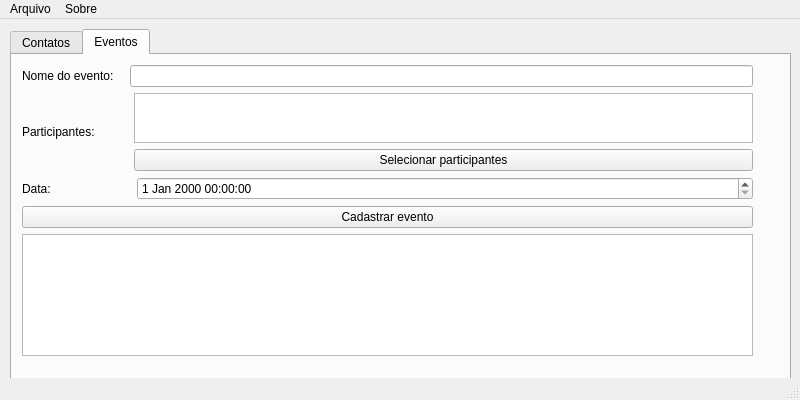
<?xml version="1.0" encoding="UTF-8"?>
<ui version="4.0">
 <class>agenda</class>
 <widget class="QMainWindow" name="agenda">
  <property name="geometry">
   <rect>
    <x>0</x>
    <y>0</y>
    <width>800</width>
    <height>400</height>
   </rect>
  </property>
  <property name="windowTitle">
   <string>agenda</string>
  </property>
  <widget class="QWidget" name="centralwidget">
   <property name="sizePolicy">
    <sizepolicy hsizetype="Expanding" vsizetype="Expanding">
     <horstretch>0</horstretch>
     <verstretch>0</verstretch>
    </sizepolicy>
   </property>
   <widget class="QWidget" name="verticalLayoutWidget">
    <property name="geometry">
     <rect>
      <x>10</x>
      <y>10</y>
      <width>781</width>
      <height>351</height>
     </rect>
    </property>
    <layout class="QVBoxLayout" name="verticalLayout_7">
     <item>
      <widget class="QTabWidget" name="mainTab">
       <property name="sizePolicy">
        <sizepolicy hsizetype="Expanding" vsizetype="Expanding">
         <horstretch>0</horstretch>
         <verstretch>0</verstretch>
        </sizepolicy>
       </property>
       <property name="focusPolicy">
        <enum>Qt::TabFocus</enum>
       </property>
       <property name="styleSheet">
        <string notr="true"/>
       </property>
       <property name="currentIndex">
        <number>1</number>
       </property>
       <widget class="QWidget" name="contatos">
        <property name="enabled">
         <bool>true</bool>
        </property>
        <property name="sizePolicy">
         <sizepolicy hsizetype="Expanding" vsizetype="Expanding">
          <horstretch>0</horstretch>
          <verstretch>0</verstretch>
         </sizepolicy>
        </property>
        <attribute name="title">
         <string>Contatos</string>
        </attribute>
        <widget class="QWidget" name="layoutWidget">
         <property name="geometry">
          <rect>
           <x>10</x>
           <y>10</y>
           <width>751</width>
           <height>291</height>
          </rect>
         </property>
         <layout class="QVBoxLayout" name="verticalLayout_4">
          <property name="sizeConstraint">
           <enum>QLayout::SetNoConstraint</enum>
          </property>
          <item>
           <layout class="QVBoxLayout" name="verticalLayout">
            <item>
             <layout class="QHBoxLayout" name="horizontalLayout">
              <item>
               <widget class="QLabel" name="label">
                <property name="text">
                 <string>Nome:   </string>
                </property>
               </widget>
              </item>
              <item>
               <widget class="QLineEdit" name="inNome">
                <property name="maximumSize">
                 <size>
                  <width>16777215</width>
                  <height>16777215</height>
                 </size>
                </property>
               </widget>
              </item>
             </layout>
            </item>
            <item>
             <layout class="QHBoxLayout" name="horizontalLayout_2">
              <item>
               <widget class="QLabel" name="label_2">
                <property name="text">
                 <string>Telefone</string>
                </property>
               </widget>
              </item>
              <item>
               <widget class="QLineEdit" name="inTelefone">
                <property name="maximumSize">
                 <size>
                  <width>16777215</width>
                  <height>16777215</height>
                 </size>
                </property>
               </widget>
              </item>
             </layout>
            </item>
            <item>
             <layout class="QHBoxLayout" name="horizontalLayout_3">
              <item>
               <widget class="QLabel" name="label_3">
                <property name="text">
                 <string>Email:    </string>
                </property>
               </widget>
              </item>
              <item>
               <widget class="QLineEdit" name="inEmail">
                <property name="maximumSize">
                 <size>
                  <width>16777215</width>
                  <height>16777215</height>
                 </size>
                </property>
               </widget>
              </item>
             </layout>
            </item>
            <item>
             <widget class="QPushButton" name="btnCadastrarContato">
              <property name="text">
               <string>Cadastrar contato</string>
              </property>
             </widget>
            </item>
           </layout>
          </item>
          <item>
           <widget class="QTableWidget" name="listaContatos"/>
          </item>
         </layout>
        </widget>
       </widget>
       <widget class="QWidget" name="eventos">
        <property name="sizePolicy">
         <sizepolicy hsizetype="Expanding" vsizetype="Expanding">
          <horstretch>0</horstretch>
          <verstretch>0</verstretch>
         </sizepolicy>
        </property>
        <attribute name="title">
         <string>Eventos</string>
        </attribute>
        <widget class="QWidget" name="layoutWidget">
         <property name="geometry">
          <rect>
           <x>10</x>
           <y>10</y>
           <width>731</width>
           <height>291</height>
          </rect>
         </property>
         <layout class="QVBoxLayout" name="verticalLayout_5">
          <item>
           <layout class="QHBoxLayout" name="horizontalLayout_4">
            <item>
             <widget class="QLabel" name="label_4">
              <property name="text">
               <string>Nome do evento:   </string>
              </property>
             </widget>
            </item>
            <item>
             <widget class="QLineEdit" name="inNomeEvento">
              <property name="maximumSize">
               <size>
                <width>16777215</width>
                <height>16777215</height>
               </size>
              </property>
             </widget>
            </item>
           </layout>
          </item>
          <item>
           <layout class="QHBoxLayout" name="horizontalLayout_5">
            <item>
             <widget class="QLabel" name="label_5">
              <property name="text">
               <string>Participantes:          </string>
              </property>
             </widget>
            </item>
            <item>
             <layout class="QVBoxLayout" name="verticalLayout_2">
              <item>
               <widget class="QListWidget" name="participantesEvento">
                <property name="sizePolicy">
                 <sizepolicy hsizetype="Expanding" vsizetype="Fixed">
                  <horstretch>0</horstretch>
                  <verstretch>0</verstretch>
                 </sizepolicy>
                </property>
                <property name="maximumSize">
                 <size>
                  <width>16777215</width>
                  <height>50</height>
                 </size>
                </property>
               </widget>
              </item>
              <item>
               <widget class="QPushButton" name="btnSelectParticipantes">
                <property name="sizePolicy">
                 <sizepolicy hsizetype="Expanding" vsizetype="Fixed">
                  <horstretch>0</horstretch>
                  <verstretch>0</verstretch>
                 </sizepolicy>
                </property>
                <property name="text">
                 <string>Selecionar participantes</string>
                </property>
               </widget>
              </item>
             </layout>
            </item>
           </layout>
          </item>
          <item>
           <layout class="QHBoxLayout" name="horizontalLayout_6">
            <item>
             <widget class="QLabel" name="label_6">
              <property name="text">
               <string>Data:                        </string>
              </property>
              <property name="alignment">
               <set>Qt::AlignLeading|Qt::AlignLeft|Qt::AlignVCenter</set>
              </property>
             </widget>
            </item>
            <item>
             <widget class="QDateTimeEdit" name="dataEvento">
              <property name="sizePolicy">
               <sizepolicy hsizetype="Expanding" vsizetype="Fixed">
                <horstretch>0</horstretch>
                <verstretch>0</verstretch>
               </sizepolicy>
              </property>
             </widget>
            </item>
           </layout>
          </item>
          <item>
           <widget class="QPushButton" name="btnCadastrarEvento">
            <property name="text">
             <string>Cadastrar evento</string>
            </property>
           </widget>
          </item>
          <item>
           <widget class="QTableWidget" name="listaEventos"/>
          </item>
         </layout>
        </widget>
       </widget>
      </widget>
     </item>
    </layout>
   </widget>
  </widget>
  <widget class="QMenuBar" name="menubar">
   <property name="geometry">
    <rect>
     <x>0</x>
     <y>0</y>
     <width>800</width>
     <height>21</height>
    </rect>
   </property>
   <widget class="QMenu" name="menuArquivo">
    <property name="title">
     <string>Arquivo</string>
    </property>
   </widget>
   <widget class="QMenu" name="menuSobre">
    <property name="title">
     <string>Sobre</string>
    </property>
   </widget>
   <addaction name="menuArquivo"/>
   <addaction name="menuSobre"/>
  </widget>
  <widget class="QStatusBar" name="statusbar"/>
 </widget>
 <resources/>
 <connections/>
</ui>
